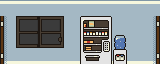

This game map was drawn from its Tiled (.tmx) file and the tilesets committed beside it. A one-line description and the trimmed map source follow:
An orthogonal 10x4 tile map with 16x16 px tiles, 1 tile layer (main) and 2 objects (2x item).

<map version="1.0" orientation="orthogonal" width="10" height="4" tilewidth="16" tileheight="16">
 <tileset firstgid="1" name="tiles" tilewidth="16" tileheight="16">
  <image source="../../../data/tiles.png" trans="000000" width="256" height="256" />
 </tileset>
 <layer name="main" width="10" height="4">
  <data>[40 cells, 40 non-empty, 23 distinct tile ids]</data>
 </layer>
 <objectgroup name="objects" width="10" height="4">
  <object type="item" x="112" y="32" width="16" height="16" />
  <object type="item" x="32" y="48" width="16" height="16" />
 </objectgroup>
</map>
